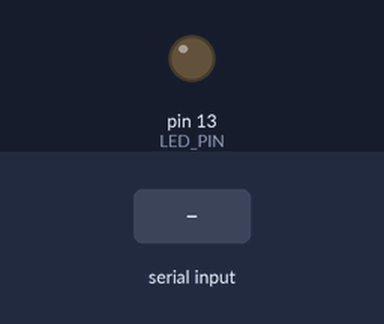
Recording of a sketch running on a simulated Arduino Uno, built with avr-gcc and run on an emulated ATmega328P. Shown: output pins drawn as LEDs (lit = HIGH). The test bench sets the inputs (shaded band). What the sketch prints to the serial monitor is not drawn.

Above: at 1.2 s.
1.3 s: "LED_ON\n" received over the second serial link
At 2.3 s:
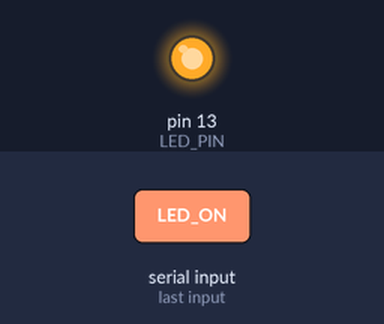
4.3 s: "0\n" received over the second serial link
At 4.6 s:
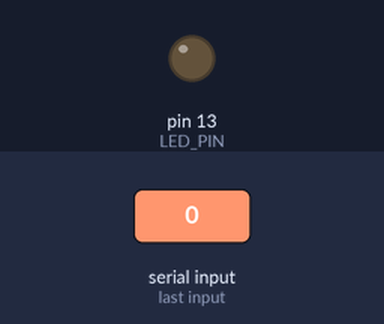
Timing chart, 0 to 7.3 s (numbered marks = the images above; inputs shaded):
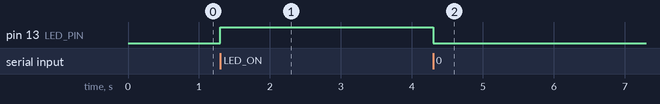

The sketch:

HC05____.ino
```cpp
/*
 * 实验名称：HC-05 蓝牙通信
 * 实验目的：通过蓝牙与手机通信，实现无线控制
 *
 * 硬件连接：
 *   HC-05 VCC → 5V
 *   HC-05 GND → GND
 *   HC-05 TXD → Arduino D10（软串口RX）
 *   HC-05 RXD → Arduino D11（软串口TX，需要分压！）
 *
 * ⚠️ 注意：HC-05 RXD 引脚为 3.3V 电平！
 *    Arduino TX(5V) → 1kΩ → HC-05 RXD → 2kΩ → GND
 *    （分压到约 3.3V）
 *
 * 手机端：下载 "Serial Bluetooth Terminal" 或 "Arduino Bluetooth Controller"
 * 默认配对密码：1234 或 0000
 *
 * 知识点：
 *   - 软件串口（SoftwareSerial）
 *   - 蓝牙 SPP 协议
 *   - AT 命令配置 HC-05
 */

#include <SoftwareSerial.h>

// 软件串口：RX=D10, TX=D11
SoftwareSerial bluetooth(10, 11);

const int LED_PIN = 13;
bool ledState = false;

void setup() {
  pinMode(LED_PIN, OUTPUT);

  Serial.begin(9600);      // 硬件串口（调试用）
  bluetooth.begin(9600);   // 蓝牙串口（默认波特率9600）

  Serial.println("HC-05 蓝牙实验");
  Serial.println("等待蓝牙连接...");
  bluetooth.println("Arduino 蓝牙已就绪！");
  bluetooth.println("命令: LED_ON / LED_OFF / STATUS");
}

void loop() {
  // 接收蓝牙数据
  if (bluetooth.available()) {
    String cmd = bluetooth.readStringUntil('\n');
    cmd.trim();
    cmd.toUpperCase();

    Serial.print("蓝牙收到: ");
    Serial.println(cmd);

    if (cmd == "LED_ON" || cmd == "1") {
      ledState = true;
      digitalWrite(LED_PIN, HIGH);
      bluetooth.println("LED 已开启");
    }
    else if (cmd == "LED_OFF" || cmd == "0") {
      ledState = false;
      digitalWrite(LED_PIN, LOW);
      bluetooth.println("LED 已关闭");
    }
    else if (cmd == "STATUS") {
      bluetooth.print("LED: ");
      bluetooth.println(ledState ? "ON" : "OFF");
      bluetooth.print("运行时间: ");
      bluetooth.print(millis() / 1000);
      bluetooth.println("s");
    }
    else {
      bluetooth.print("未知命令: ");
      bluetooth.println(cmd);
    }
  }

  // 将硬件串口数据发送到蓝牙（调试用）
  if (Serial.available()) {
    bluetooth.write(Serial.read());
  }
}
```

Measured:
- after the input at 1.3 s, pin 13 (LED_PIN): LOW → HIGH at once
- after the input at 4.3 s, pin 13 (LED_PIN): HIGH → LOW at once
